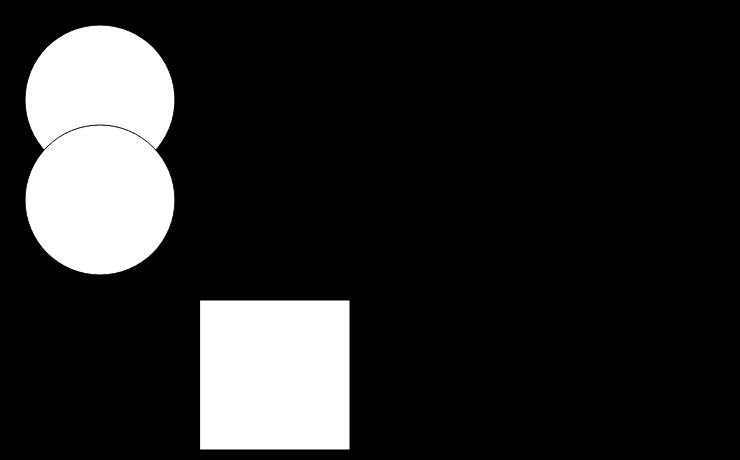
Frame 1 (no input)
Frame 60 (no input): identical to frame 1, image omitted
Frame 120 (the mouse pressed at the canvas centre since frame 60): identical to frame 1, image omitted

The p5.js sketch that drew this single still picture (run headless with seeded random() and noise() and a simulated clock; from frame 60 on, the mouse is pressed at the canvas centre):

// p5.js sketch
// ── sketch.js

function setup() {
	createCanvas(740, 460);
}

function draw() {
	background('black');

	circle(100, 100, 150);
	circle(100, 200, 150);

	square(200, 300, 150);
}
